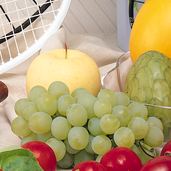
#> input picture image_processing/images/fruits.png, 171 x 171 px, shrunk from 512 x 512 before the run
$ python directional_edge_detector.py
#> lines starting #> are read from the running program, lines starting #| are printed output that depends on the picture; after the words box and inside, x2 and y2 are one past the last pixel; in counts of white or black regions, pixels touching at a corner belong together
### image_processing/utils.py
import numpy as np


def apply_convolution(image, filter):
    """
    Apply convolution to a single channel image using a square filter.
    Using zero-padding as boundary condition.
    Args:
        image: 2D numpy array (single channel)
        filter: 2D numpy array (square, odd-sized kernel)
    Returns:
        Filtered image as 2D numpy array
    """
    # Get dimensions
    img_height, img_width = image.shape
#> img_height = 171; img_width = 171
    filter_size = filter.shape[0]
    pad_size = filter_size // 2

    # Create padded image (zero padding)
    # If kernel size = 5, pad size = 2
    # np.pad pads 2 pixels on each side i.e. top, bottom, left, right
    padded_image = np.pad(image, pad_size, mode='constant', constant_values=0)
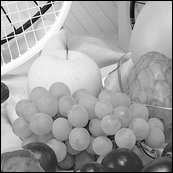
#> padded_image: shape (173, 173) float64; min 0, max 255, mean 160.5

    # Initialize output image
    output = np.zeros_like(image, dtype=np.float64)

    # Perform convolution
    for i in range(img_height):
        for j in range(img_width):
            # Extract region of interest
            region = padded_image[i:i+filter_size, j:j+filter_size]
            # Apply filter (element-wise multiplication and sum)
            output[i, j] = np.sum(region * filter)

    # Clip values to valid range
    output = np.clip(output, 0, 255)
    return output.astype(np.uint8)

# [37 lines left out: functions normalize_image, clip_image, not called in this run]


def get_filters():
    return {
        'box': np.ones((3, 3)) / 9,
        'gaussian': np.array([[1, 2, 1],
                              [2, 4, 2],
                              [1, 2, 1]]) / 16,
        'sobel_horizontal': np.array([[-1, -2, -1],
                                      [ 0,  0,  0],
                                      [ 1,  2,  1]]),
        'sobel_vertical': np.array([[-1,  0,  1],
                                    [-2,  0,  2],
                                    [-1,  0,  1]]),
        'sharpening': np.array([[ 0, -1,  0],
                                [-1,  5, -1],
                                [ 0, -1,  0]]),
        'emboss': np.array([[-2, -1,  0],
                            [-1,  1,  1],
                            [ 0,  1,  2]])
    }

def get_sobel_kernels():
    # change dtype to np.float64
    sobel_horizontal = get_filters()['sobel_horizontal'].astype(np.float64)
    sobel_vertical = get_filters()['sobel_vertical'].astype(np.float64)
    return sobel_horizontal, sobel_vertical

### image_processing/calculate_gradient.py
import numpy as np
from utils import apply_convolution, get_sobel_kernels

def calculate_gradient(img):
    """
    Calculate gradient magnitude and direction using Sobel operators.

    Args:
        img: 2D numpy array (grayscale image)

    Returns:
        grad_magnitude: gradient magnitude
        grad_angle: gradient direction in degrees [0, 360)
    """
    # Get Sobel kernels
    Sx, Sy = get_sobel_kernels()

    # Apply Sobel filters
    Gx = apply_convolution(img.astype(np.float64), Sx)
    Gy = apply_convolution(img.astype(np.float64), Sy)
#> after the loop in apply_convolution (call 2), `for i in range(img_height):`:
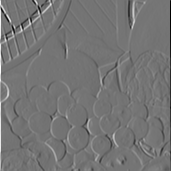
#> output: shape (171, 171) float64; min -854, max 1005, mean -0.8; drawn with min black and max white

    # Calculate gradient magnitude
    grad_magnitude = np.sqrt(Gx**2 + Gy**2)
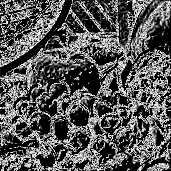
#> grad_magnitude: shape (171, 171) float16; min 0, max 15.81, mean 5.39; drawn with min black and max white

    # Calculate gradient direction (in radians, then convert to degrees)
    grad_angle = np.arctan2(Gy, Gx)
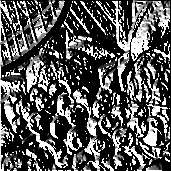
#> grad_angle: shape (171, 171) float16; min 0, max 1.57, mean 0.534; drawn with min black and max white

    # Convert to degrees and ensure range [0, 360)
    grad_angle = np.degrees(grad_angle)
    grad_angle = (grad_angle + 360) % 360
    # grad_angle = grad_angle % 180  # Map to [0, 180) since direction is ambiguous

    return grad_magnitude, grad_angle


# [86 lines that do not run on import are left out]

### image_processing/sobel_edge_detector.py
import numpy as np
from calculate_gradient import calculate_gradient

def sobel_edge_detector(img, threshold):
    """
    Apply Sobel edge detection with thresholding.

    Args:
        img: 2D numpy array (grayscale image)
        threshold: threshold value for binary edge map

    Returns:
        edge_map: binary edge map (255 for edges, 0 for non-edges)
    """
#> called with threshold = 8
    # Calculate gradient magnitude
    grad_magnitude, _ = calculate_gradient(img)
    print(f"Gradient magnitude range: [{np.min(grad_magnitude):.2f}, {np.max(grad_magnitude):.2f}]")
#| Gradient magnitude range: [0.00, 15.81]
    # Meaning of gradient magnitude values:
    # Low values (close to 0) indicate little change in intensity (flat regions)
    # High values indicate significant change in intensity (edges)

    # Apply binary threshold
    edge_map = np.zeros_like(grad_magnitude, dtype=np.uint8)
    edge_map[grad_magnitude > threshold] = 255

    return edge_map


# [86 lines that do not run on import are left out]

### image_processing/directional_edge_detector.py
import numpy as np
from calculate_gradient import calculate_gradient

def directional_edge_detector(img, direction_range):
    """
    Detect edges in a specific direction range.

    Args:
        img: 2D numpy array (grayscale image)
        direction_range: tuple (min_angle, max_angle) in degrees
                        e.g., (40, 50) for roughly 45-degree edges

    Returns:
        edge_directional_map: binary map showing edges in the specified direction
    """
    # Calculate gradient magnitude and direction
    grad_magnitude, grad_angle = calculate_gradient(img)

    min_angle, max_angle = direction_range

    # Initialize output map
    edge_directional_map = np.zeros_like(grad_magnitude, dtype=np.uint8)

    if min_angle <= max_angle:
        # for angles in range without wrapping, example works for 0-10, 40-50, 85-95, 130-140
        # Wont work for ranges 359-370 which is essentially 359-10. In that case, use the else part.
        mask = (grad_angle >= min_angle) & (grad_angle <= max_angle)
    else:
        # Wrapping case when ranges have to cross 0 because min_angle > max_angle, eg min angle=350, max_angle=10.
        # What this
        mask = (grad_angle >= min_angle) | (grad_angle <= max_angle)


    # Set edges in the specified direction to 255
    edge_directional_map[mask] = 255

    return edge_directional_map


if __name__ == "__main__":
    import cv2
    import matplotlib.pyplot as plt
    from sobel_edge_detector import sobel_edge_detector

    # Load image
    image_name = "fruits.png"
    img = cv2.imread('images/' + image_name, cv2.IMREAD_GRAYSCALE)

    if img is None:
        print("Error: Could not load image")
    else:
        # Calculate gradient for visualization
        grad_magnitude, grad_angle = calculate_gradient(img)

        # Define directional ranges
        # 0° = horizontal right, 90° = vertical up, 180° = horizontal left, 270° = vertical down
        # 45° = diagonal from lower-left to upper-right
        directions = {
            'Horizontal (0°)': (0, 10),
            'Diagonal 45°': (40, 50),
            'Vertical (90°)': (85, 95),
            'Diagonal 135°': (130, 140)
        }

        # Apply Sobel edge detector (magnitude-based)
        sobel_edges = sobel_edge_detector(img, threshold=8)
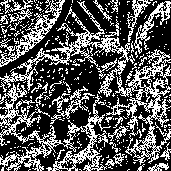
#> sobel_edges: shape (171, 171); 34.5% white in thin lines or dots

        # Apply Canny edge detector (OpenCV implementation)
        canny_edges = cv2.Canny(img, threshold1=50, threshold2=150)
#> canny_edges: shape (171, 171); 15.4% white in thin lines or dots

        # Create comprehensive figure
        fig = plt.figure(figsize=(18, 12))

        # Original image
        ax1 = plt.subplot(3, 3, 1)
        ax1.imshow(img, cmap='gray')
        ax1.set_title('Original Image')
        ax1.axis('off')

        # Gradient magnitude
        ax2 = plt.subplot(3, 3, 2)
        ax2.imshow(grad_magnitude, cmap='gray')
        ax2.set_title('Gradient Magnitude')
        ax2.axis('off')

        # Gradient direction (color-coded)
        ax3 = plt.subplot(3, 3, 3)
        im = ax3.imshow(grad_angle, cmap='hsv', vmin=0, vmax=360)
        ax3.set_title('Gradient Direction')
        ax3.axis('off')
        # using colorbar to indicate angle values because interpreting hsv colors is not intuitive
        plt.colorbar(im, ax=ax3, fraction=0.046, pad=0.04, label='Degrees')

        # Directional edge detections
        plot_idx = 4
        for direction_name, direction_range in directions.items():
            directional_edges = directional_edge_detector(img, direction_range)

            ax = plt.subplot(3, 3, plot_idx)
            ax.imshow(directional_edges, cmap='gray')
            ax.set_title(f'{direction_name}\n[{direction_range[0]}°-{direction_range[1]}°]')
            ax.axis('off')

            plot_idx += 1
#> this loop made 4 passes
#> pass 1, in directional_edge_detector, `mask = (grad_angle >= min_angle) & (grad_angle <= max_angle)`:
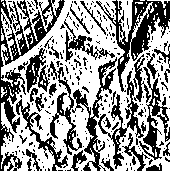
#> mask: shape (171, 171) bool; 58.6% white; 240 black regions (203 under 20 px), largest, box (x1, y1, x2, y2) and area: (0, 0, 65, 171) 2518, (96, 0, 170, 92) 1832, (72, 57, 117, 171) 1047
#> after the loop, plot_idx = 8

        # Sobel edge detector (magnitude-based)
        ax_sobel = plt.subplot(3, 3, 8)
        ax_sobel.imshow(sobel_edges, cmap='gray')
        ax_sobel.set_title('Sobel Edge Detector\n(Magnitude-based, threshold=50)')
        ax_sobel.axis('off')

        # Canny edge detector
        ax_canny = plt.subplot(3, 3, 9)
        ax_canny.imshow(canny_edges, cmap='gray')
        ax_canny.set_title('Canny Edge Detector\n(OpenCV, 50-150)')
        ax_canny.axis('off')

        plt.tight_layout()
        plt.savefig('outputs/directional_edge_detection_' + image_name.split('.')[0] + '.png', dpi=150, bbox_inches='tight')
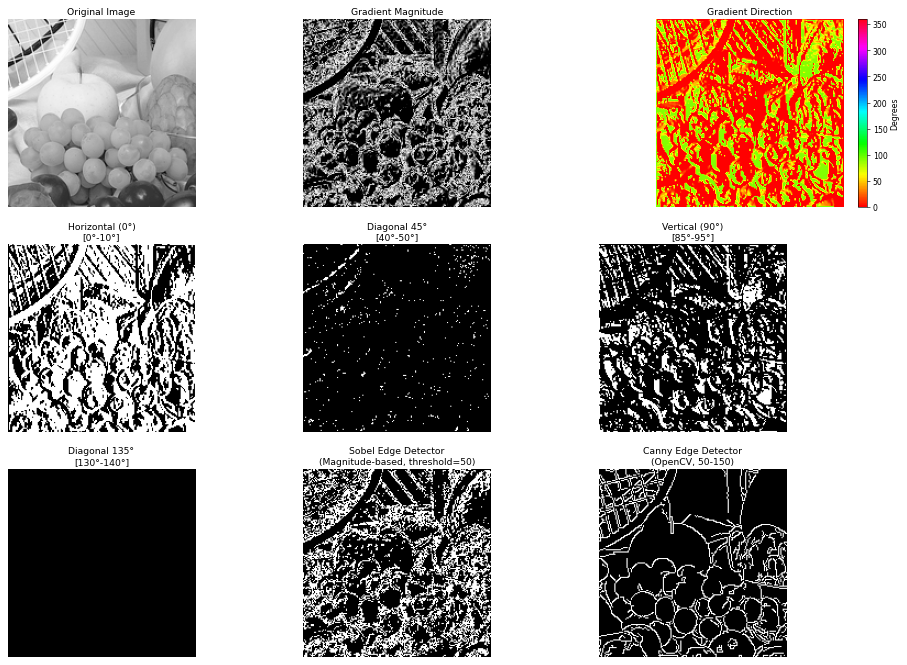
#> figure drawn by matplotlib, 10 panels
        plt.show()

        # Comparison figure for analysis
        fig2, axes = plt.subplots(1, 3, figsize=(15, 5))

        # Sobel magnitude-based
        axes[0].imshow(sobel_edges, cmap='gray')
        axes[0].set_title('Sobel (Magnitude Only)')
        axes[0].axis('off')

        # Directional (45 degrees)
        directional_45 = directional_edge_detector(img, (40, 50))
        axes[1].imshow(directional_45, cmap='gray')
        axes[1].set_title('Directional (45° Edges)')
        axes[1].axis('off')

        # Canny
        axes[2].imshow(canny_edges, cmap='gray')
        axes[2].set_title('Canny Edge Detector')
        axes[2].axis('off')

        plt.tight_layout()
        plt.savefig('outputs/edge_detection_comparison_' + image_name.split('.')[0] + '.png', dpi=150, bbox_inches='tight')
        plt.show()

        """
        === Analysis ===
        1. Sobel Edge Detector (Magnitude-based):
        - Detects edges based only on gradient magnitude
        - Captures all edges regardless of direction
        - Simple thresholding produces thick edges
        - No edge thinning or non-maximum suppression

        2. Directional Edge Detector:
        - Filters edges by gradient direction
        - Useful for detecting specific orientations (e.g., 45° diagonal edges)
        - Can isolate vertical, horizontal, or diagonal features
        - Produces directional-specific edge maps

        3. Canny Edge Detector:
        - Multi-stage algorithm with sophisticated processing
        - Includes Gaussian smoothing, non-maximum suppression, and hysteresis thresholding
        - Produces thin, well-connected edges
        - Better at suppressing noise and weak edges
        - Generally superior for practical edge detection tasks
        """

        # Calculate edge statistics
        sobel_count = np.sum(sobel_edges == 255)
#> sobel_count = 10095
        directional_count = np.sum(directional_45 == 255)
#> directional_count = 768
        canny_count = np.sum(canny_edges == 255)
#> canny_count = 4502
        total_pixels = img.size
#> total_pixels = 29241

        print("\n=== Edge Pixel Statistics ===")
        print(f"Sobel: {sobel_count} pixels ({100*sobel_count/total_pixels:.2f}%)")
#| Sobel: 10095 pixels (34.52%)
        print(f"Directional (45°): {directional_count} pixels ({100*directional_count/total_pixels:.2f}%)")
#| Directional (45°): 768 pixels (2.63%)
        print(f"Canny: {canny_count} pixels ({100*canny_count/total_pixels:.2f}%)")
#| Canny: 4502 pixels (15.40%)

$ run again, with image_processing/images/HappyFish.jpg saved as image_processing/images/fruits.png
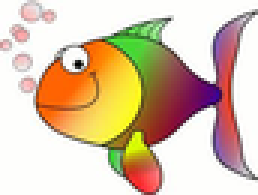
#> input picture image_processing/images/HappyFish.jpg, 86 x 65 px, shrunk from 259 x 194 before the run (shown 3 times larger)
#> after the loop in apply_convolution (call 2), `for i in range(img_height):`:
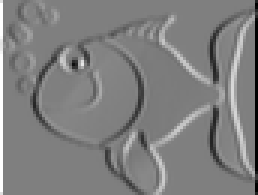
#> output: shape (65, 86) float64 (shown 3 times larger); min -1016, max 1015, mean -0.1; drawn with min black and max white
#| Gradient magnitude range: [0.00, 15.81]
#> sobel_edges: shape (65, 86); 24.1% white in thin lines or dots
#> canny_edges: shape (65, 86); 13.5% white in thin lines or dots
#> the loop `for direction_name, direction_range in directions.items():` made 4 passes
#> pass 2, in directional_edge_detector (call 2), `mask = (grad_angle >= min_angle) & (grad_angle <= max_angle)`:
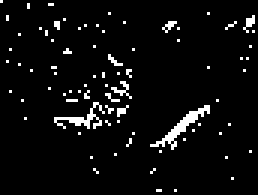
#> mask: shape (65, 86) bool (shown 3 times larger); 4.8% white in thin lines or dots
#> after the loop `for direction_name, direction_range in directions.items():`: plot_idx = 8
#> sobel_count = 1348
#> directional_count = 271
#> canny_count = 755
#| Sobel: 1348 pixels (24.11%)
#| Directional (45°): 271 pixels (4.85%)
#| Canny: 755 pixels (13.51%)

$ run again, with image_processing/images/boat.png copied over image_processing/images/fruits.png
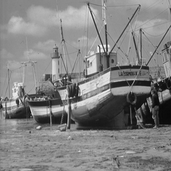
#> input picture image_processing/images/boat.png, 171 x 171 px, shrunk from 512 x 512 before the run
#> img is the input picture: shape (171, 171); min 6, max 254, mean 129.7
#| Gradient magnitude range: [0.00, 15.81]
#> `sobel_edges = sobel_edge_detector(img, threshold=8)`:
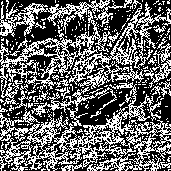
#> sobel_edges: shape (171, 171); 40.2% white in thin lines or dots
#> canny_edges: shape (171, 171); 21% white in thin lines or dots
#> the loop `for direction_name, direction_range in directions.items():` made 4 passes
#> pass 2, in directional_edge_detector (call 2), `mask = (grad_angle >= min_angle) & (grad_angle <= max_angle)`:
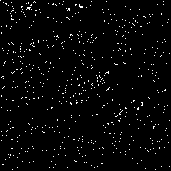
#> mask: shape (171, 171) bool; 2.5% white in thin lines or dots
#> after the loop `for direction_name, direction_range in directions.items():`: plot_idx = 8
#> sobel_count = 11753
#> directional_count = 745
#> canny_count = 6148
#| Sobel: 11753 pixels (40.19%)
#| Directional (45°): 745 pixels (2.55%)
#| Canny: 6148 pixels (21.03%)
